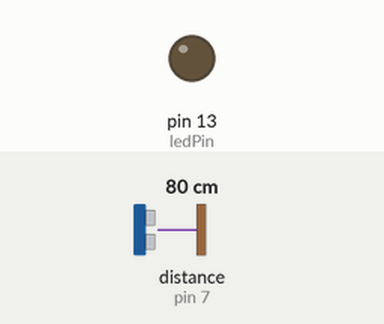
Recording of a sketch running on a simulated Arduino Uno, built with avr-gcc and run on an emulated ATmega328P. On the bench: output pins drawn as LEDs (lit = HIGH). Dashed ring = blinking. The test bench sets the inputs (shaded band); at power-on: distance to the obstacle (sensor on pin 7) 80 cm. The echo pulse lasts 58.3 µs per cm.

Above: at 1.3 s.
1.4 s: distance to the obstacle (sensor on pin 7) set to 54 cm
2.9 s: distance to the obstacle (sensor on pin 7) set to 47 cm
At 3.27 s:
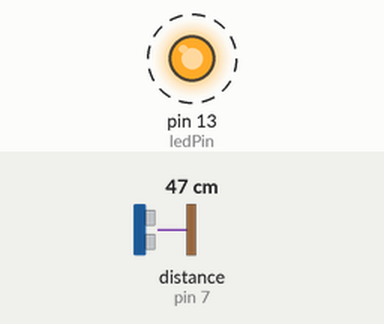
5.9 s: distance to the obstacle (sensor on pin 7) set to 60 cm
At 6.15 s:
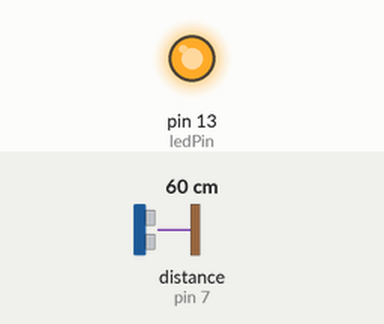
7.4 s: distance to the obstacle (sensor on pin 7) set to 2 cm
At 8.33 s:
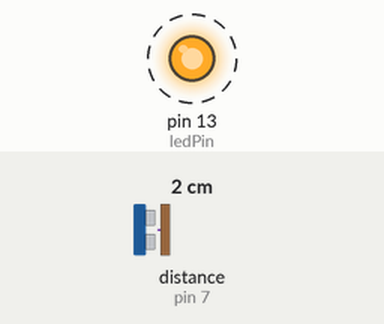
Timing chart, 0 to 11.4 s (numbered marks = the images above; inputs shaded):
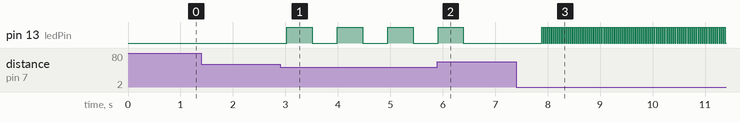

The sketch:

Ultrasonic_distance_measuring_LED.ino
```cpp
// ---------------------------------------------------------------------------
// Example NewPing library sketch that does a ping about 20 times per second.
// ---------------------------------------------------------------------------

#include <NewPing.h>

int ledPin = 13;

#define TRIGGER_PIN  10  // Arduino pin tied to trigger pin on the ultrasonic sensor.
#define ECHO_PIN     7   // Arduino pin tied to echo pin on the ultrasonic sensor.
#define MAX_DISTANCE 400 // Maximum distance we want to ping for (in centimeters). Maximum sensor distance is rated at 400-500cm.

NewPing sonar(TRIGGER_PIN, ECHO_PIN, MAX_DISTANCE); // NewPing setup of pins and maximum distance.

int blink_delay = 1000;
int finalizer = 0;

void blink(int distance) {
  if (distance <= 50 && distance > 0){
    finalizer = 0;
    while (finalizer < 1000) {
      blink_delay = distance * 10;
      digitalWrite(ledPin, HIGH);
      delay(blink_delay);
      digitalWrite(ledPin, LOW);
      delay(blink_delay);
      finalizer = finalizer + (blink_delay * 2);
    }
  }
  else {
    digitalWrite(ledPin, LOW);
    delay(500);
  }
}

void setup() {
  pinMode(ledPin, OUTPUT);
}

void loop() {
  blink(sonar.ping_cm());
}
```

Measured:
- the behaviour switches between 50 and 49 cm on distance to the obstacle (sensor on pin 7) (found by bisection; images 0 and 1)
- after the input at 1.4 s, every drawn part: stays the same
- after the input at 2.9 s, pin 13 (ledPin): alternates HIGH for 0.48 s and LOW for 0.48 s, starting after 0.13 s
- after the input at 5.9 s, pin 13 (ledPin): goes on until 6.4 s, then stays LOW
- after the input at 7.4 s, pin 13 (ledPin): alternates HIGH for 0.02 s and LOW for 0.02 s, starting after 0.48 s
